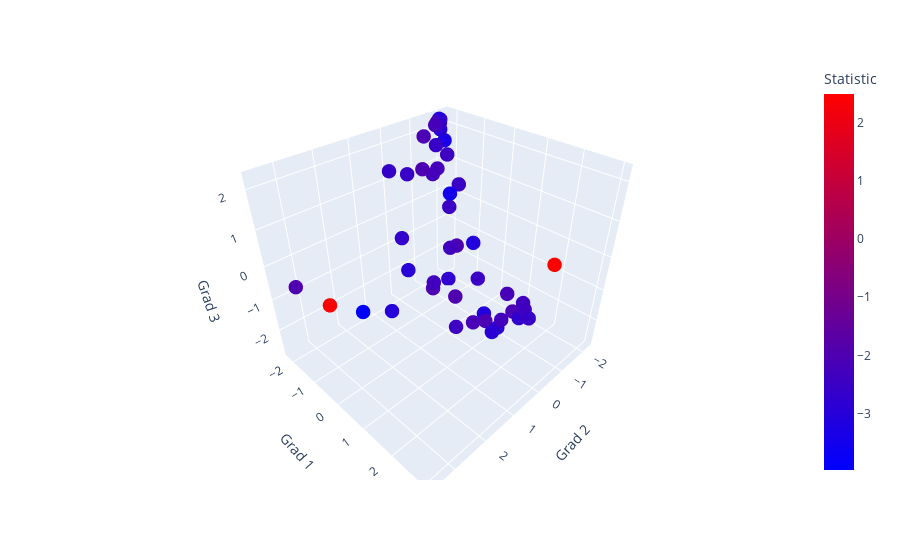
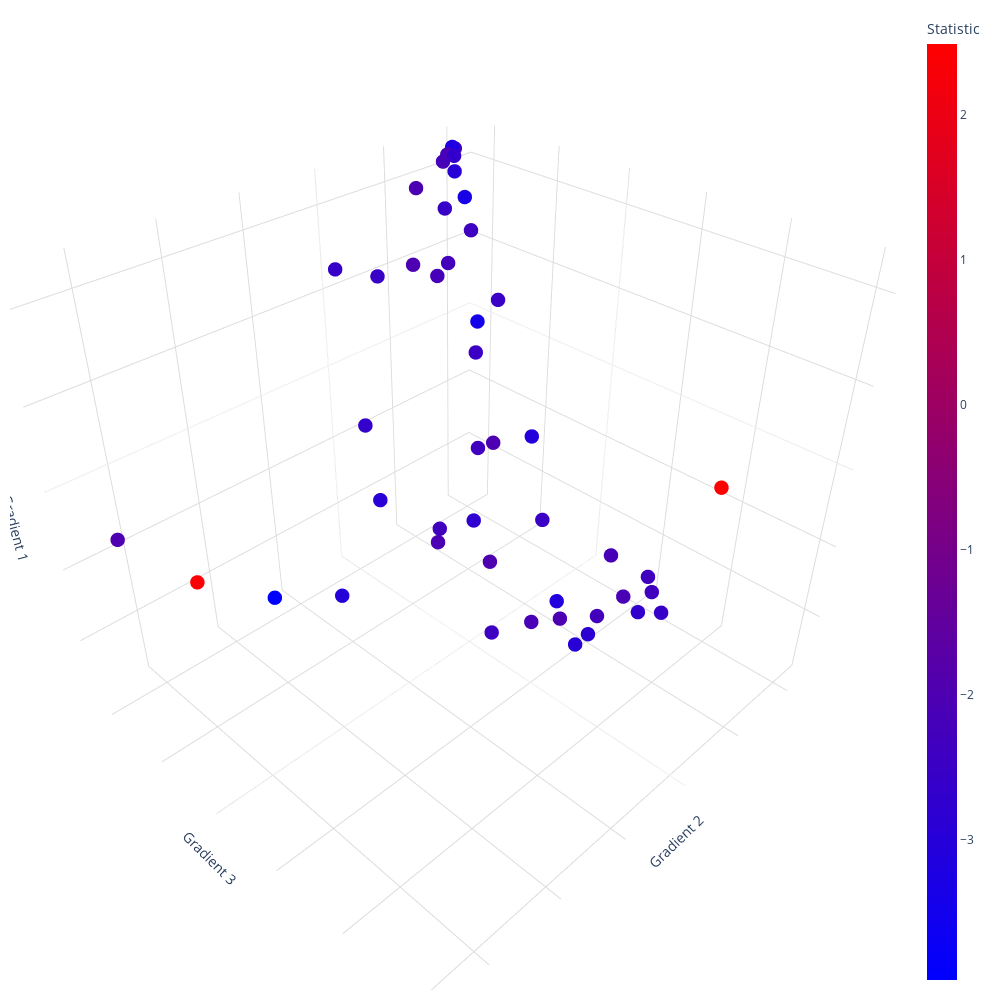
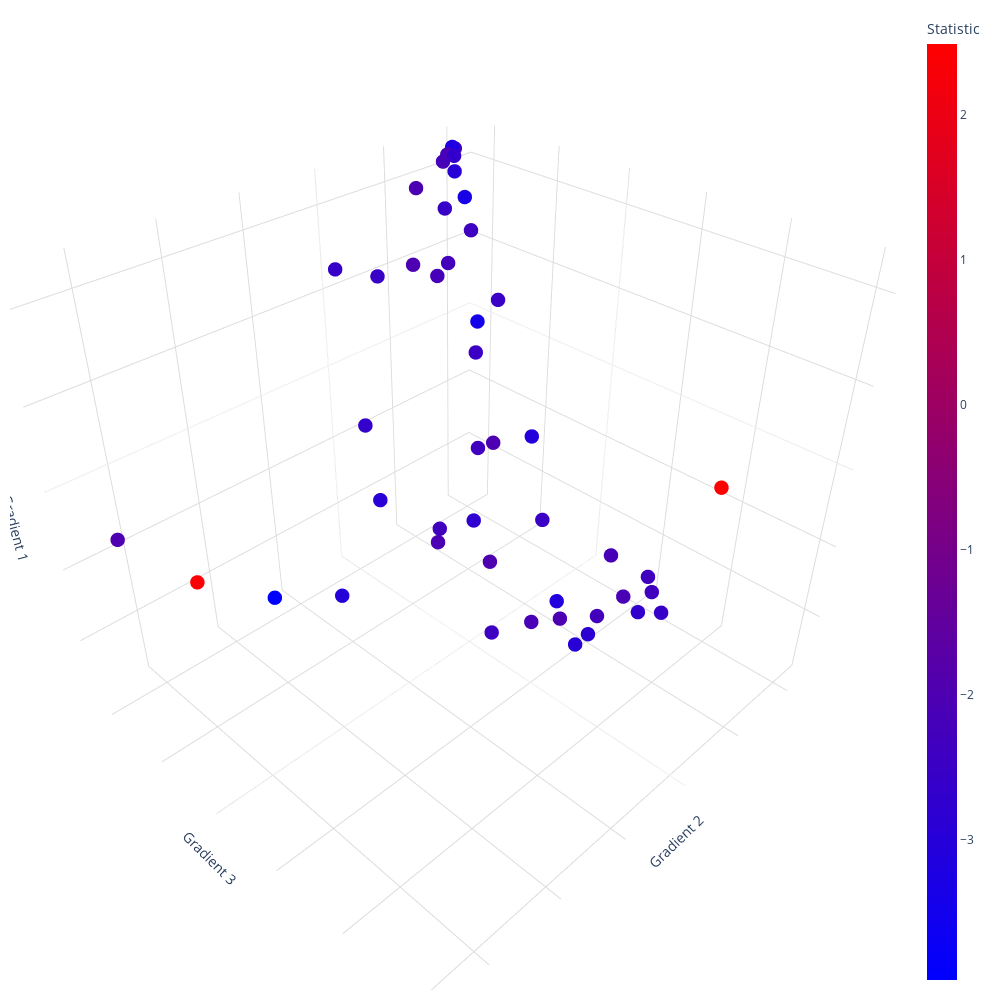

Write notebook code for charts like these, in order.
### Code cell
import plotly.graph_objects as go

fig2 = px.scatter_3d(sig_df, x="Grad 2", y="Grad 1", z="Grad 3",
              color='Statistic', color_continuous_scale='Bluered', opacity=1.0)
fig2.update_traces(marker_size=5)

fig2.update_layout(scene=dict(
                    xaxis=dict(
                         backgroundcolor="white",
                         gridcolor="rgb(220, 220, 220)",
                         showbackground=True,
                         zerolinecolor="white",
                         title="Gradient 2",
                         showticklabels=False),
                    yaxis=dict(
                        backgroundcolor="white",
                        gridcolor="rgb(220, 220, 220)",
                        showbackground=True,
                        zerolinecolor="white",
                        title="Gradient 3",
                        showticklabels=False),
                    zaxis=dict(
                        backgroundcolor="white",
                        gridcolor="rgb(220, 220, 220)",
                        showbackground=True,
                        zerolinecolor="white",
                        title="Gradient 1",
                        showticklabels=False)),
                    width=1000,
                    height=1000,
                    margin=dict(r=10, l=10, b=10, t=10))
fig2.show()

### Figure 1 — Plotly figure (JSON) as saved in the notebook; plotly's stock layout.template omitted (floating-point values rounded to 4 significant figures)
{"data": [{"hovertemplate": "Grad 2=%{x}<br>Grad 1=%{y}<br>Grad 3=%{z}<br>Statistic=%{marker.color}<extra></extra>", "legendgroup": "", "marker": {"color": [-3.002, -2.063, -3.187, -2.419, -2.703, -2.686, -2.253, -2.528, -2.578, -2.047, -2.495, -2.554, -3.431, -3.365, -2.021, -2.117, -2.817, -3.074, -2.934, -2.396, -2.577, -3.143, -2.33, -2.313, -2.695, -2.502, -3.969, 2.379, -1.973, -2.771, -2.126, -2.983, -2.208, -2.92, -2.33, -2.185, -2.474, -1.989, -2.024, -2.009, -2.401, 2.489, -2.365, -2.171, -2.281, -2.106], "coloraxis": "coloraxis", "opacity": 1, "size": 5, "symbol": "circle"}, "mode": "markers", "name": "", "scene": "scene", "showlegend": false, "type": "scatter3d", "x": [2.025, -0.9471, -1.922, -1.959, -1.729, 0.9746, -0.9297, 0.4713, 0.816, -0.6534, -1.359, -1.271, -0.3372, -1.913, 0.09021, 0.3298, -0.01529, -0.1553, 0.1177, 0.8831, -0.1365, -0.334, -0.3639, 1.081, -0.2892, 1.017, 2.459, 2.992, 3.552, -1.667, -1.718, -1.859, -1.446, 1.075, 0.7364, -0.9143, -1.037, -0.5747, -2.232, -0.6991, -2.033, -0.07355, -0.1891, -0.2181, 0.08846, -0.2707], "y": [0.1635, -1.514, -2.217, -2.211, -1.993, -0.5918, -1.288, -0.8839, -1.125, -1.493, -0.9122, -1.684, -0.2548, -1.998, 1.439, 1.241, 1.751, 0.7165, 1.692, 1.175, 2.542, 1.041, 2.188, 1.131, 2.166, 1.892, -0.3931, -0.9505, -1.35, -1.554, -2.092, -2.114, -1.886, -0.2891, 0.259, -1.447, -0.9464, -0.2232, -1.747, -1.615, -2.008, 3.03, 2.369, 1.806, 1.923, 1.975], "z": [-0.8565, -2.682, 2.221, 2.197, 2.217, 0.3733, 1.368, 1.79, 1.899, 2.25, 0.8993, 1.799, 1.223, 1.675, -1.566, -1.588, -1.66, 0.3186, -1.76, -1.432, -0.9501, -1.812, -0.8202, 0.9281, -1.264, 0.4671, -0.9558, -0.7673, -0.1414, -2.719, 2.211, 1.971, 2.246, -0.3745, -0.64, 1.165, 0.3323, -2.084, -1.802, 1.317, 1.222, 0.8466, -0.8138, -0.6712, -1.235, -1.154]}], "layout": {"coloraxis": {"colorbar": {"title": {"text": "Statistic"}}, "colorscale": [[0, "rgb(0,0,255)"], [1, "rgb(255,0,0)"]]}, "legend": {"tracegroupgap": 0}, "margin": {"t": 60}, "scene": {"domain": {"x": [0, 1], "y": [0, 1]}, "xaxis": {"title": {"text": "Grad 2"}}, "yaxis": {"title": {"text": "Grad 1"}}, "zaxis": {"title": {"text": "Grad 3"}}}}}

### Figure 2 — Plotly figure (JSON) as saved in the notebook; plotly's stock layout.template omitted (floating-point values rounded to 4 significant figures)
{"data": [{"hovertemplate": "Grad 2=%{x}<br>Grad 1=%{y}<br>Grad 3=%{z}<br>Statistic=%{marker.color}<extra></extra>", "legendgroup": "", "marker": {"color": [-3.002, -2.063, -3.187, -2.419, -2.703, -2.686, -2.253, -2.528, -2.578, -2.047, -2.495, -2.554, -3.431, -3.365, -2.021, -2.117, -2.817, -3.074, -2.934, -2.396, -2.577, -3.143, -2.33, -2.313, -2.695, -2.502, -3.969, 2.379, -1.973, -2.771, -2.126, -2.983, -2.208, -2.92, -2.33, -2.185, -2.474, -1.989, -2.024, -2.009, -2.401, 2.489, -2.365, -2.171, -2.281, -2.106], "coloraxis": "coloraxis", "opacity": 1, "size": 5, "symbol": "circle"}, "mode": "markers", "name": "", "scene": "scene", "showlegend": false, "type": "scatter3d", "x": [2.025, -0.9471, -1.922, -1.959, -1.729, 0.9746, -0.9297, 0.4713, 0.816, -0.6534, -1.359, -1.271, -0.3372, -1.913, 0.09021, 0.3298, -0.01529, -0.1553, 0.1177, 0.8831, -0.1365, -0.334, -0.3639, 1.081, -0.2892, 1.017, 2.459, 2.992, 3.552, -1.667, -1.718, -1.859, -1.446, 1.075, 0.7364, -0.9143, -1.037, -0.5747, -2.232, -0.6991, -2.033, -0.07355, -0.1891, -0.2181, 0.08846, -0.2707], "y": [0.1635, -1.514, -2.217, -2.211, -1.993, -0.5918, -1.288, -0.8839, -1.125, -1.493, -0.9122, -1.684, -0.2548, -1.998, 1.439, 1.241, 1.751, 0.7165, 1.692, 1.175, 2.542, 1.041, 2.188, 1.131, 2.166, 1.892, -0.3931, -0.9505, -1.35, -1.554, -2.092, -2.114, -1.886, -0.2891, 0.259, -1.447, -0.9464, -0.2232, -1.747, -1.615, -2.008, 3.03, 2.369, 1.806, 1.923, 1.975], "z": [-0.8565, -2.682, 2.221, 2.197, 2.217, 0.3733, 1.368, 1.79, 1.899, 2.25, 0.8993, 1.799, 1.223, 1.675, -1.566, -1.588, -1.66, 0.3186, -1.76, -1.432, -0.9501, -1.812, -0.8202, 0.9281, -1.264, 0.4671, -0.9558, -0.7673, -0.1414, -2.719, 2.211, 1.971, 2.246, -0.3745, -0.64, 1.165, 0.3323, -2.084, -1.802, 1.317, 1.222, 0.8466, -0.8138, -0.6712, -1.235, -1.154]}], "layout": {"coloraxis": {"colorbar": {"title": {"text": "Statistic"}}, "colorscale": [[0, "rgb(0,0,255)"], [1, "rgb(255,0,0)"]]}, "height": 1000, "legend": {"tracegroupgap": 0}, "margin": {"b": 10, "l": 10, "r": 10, "t": 10}, "scene": {"domain": {"x": [0, 1], "y": [0, 1]}, "xaxis": {"backgroundcolor": "white", "gridcolor": "rgb(220, 220, 220)", "showbackground": true, "showticklabels": false, "title": {"text": "Gradient 2"}, "zerolinecolor": "white"}, "yaxis": {"backgroundcolor": "white", "gridcolor": "rgb(220, 220, 220)", "showbackground": true, "showticklabels": false, "title": {"text": "Gradient 3"}, "zerolinecolor": "white"}, "zaxis": {"backgroundcolor": "white", "gridcolor": "rgb(220, 220, 220)", "showbackground": true, "showticklabels": false, "title": {"text": "Gradient 1"}, "zerolinecolor": "white"}}, "width": 1000}}

### Figure 3 — Plotly figure (JSON) as saved in the notebook; plotly's stock layout.template omitted (floating-point values rounded to 4 significant figures)
{"data": [{"hovertemplate": "Grad 2=%{x}<br>Grad 1=%{y}<br>Grad 3=%{z}<br>Statistic=%{marker.color}<extra></extra>", "legendgroup": "", "marker": {"color": [-3.002, -2.063, -3.187, -2.419, -2.703, -2.686, -2.253, -2.528, -2.578, -2.047, -2.495, -2.554, -3.431, -3.365, -2.021, -2.117, -2.817, -3.074, -2.934, -2.396, -2.577, -3.143, -2.33, -2.313, -2.695, -2.502, -3.969, 2.379, -1.973, -2.771, -2.126, -2.983, -2.208, -2.92, -2.33, -2.185, -2.474, -1.989, -2.024, -2.009, -2.401, 2.489, -2.365, -2.171, -2.281, -2.106], "coloraxis": "coloraxis", "opacity": 1, "size": 5, "symbol": "circle"}, "mode": "markers", "name": "", "scene": "scene", "showlegend": false, "type": "scatter3d", "x": [2.025, -0.9471, -1.922, -1.959, -1.729, 0.9746, -0.9297, 0.4713, 0.816, -0.6534, -1.359, -1.271, -0.3372, -1.913, 0.09021, 0.3298, -0.01529, -0.1553, 0.1177, 0.8831, -0.1365, -0.334, -0.3639, 1.081, -0.2892, 1.017, 2.459, 2.992, 3.552, -1.667, -1.718, -1.859, -1.446, 1.075, 0.7364, -0.9143, -1.037, -0.5747, -2.232, -0.6991, -2.033, -0.07355, -0.1891, -0.2181, 0.08846, -0.2707], "y": [0.1635, -1.514, -2.217, -2.211, -1.993, -0.5918, -1.288, -0.8839, -1.125, -1.493, -0.9122, -1.684, -0.2548, -1.998, 1.439, 1.241, 1.751, 0.7165, 1.692, 1.175, 2.542, 1.041, 2.188, 1.131, 2.166, 1.892, -0.3931, -0.9505, -1.35, -1.554, -2.092, -2.114, -1.886, -0.2891, 0.259, -1.447, -0.9464, -0.2232, -1.747, -1.615, -2.008, 3.03, 2.369, 1.806, 1.923, 1.975], "z": [-0.8565, -2.682, 2.221, 2.197, 2.217, 0.3733, 1.368, 1.79, 1.899, 2.25, 0.8993, 1.799, 1.223, 1.675, -1.566, -1.588, -1.66, 0.3186, -1.76, -1.432, -0.9501, -1.812, -0.8202, 0.9281, -1.264, 0.4671, -0.9558, -0.7673, -0.1414, -2.719, 2.211, 1.971, 2.246, -0.3745, -0.64, 1.165, 0.3323, -2.084, -1.802, 1.317, 1.222, 0.8466, -0.8138, -0.6712, -1.235, -1.154]}], "layout": {"coloraxis": {"colorbar": {"title": {"text": "Statistic"}}, "colorscale": [[0, "rgb(0,0,255)"], [1, "rgb(255,0,0)"]]}, "height": 1000, "legend": {"tracegroupgap": 0}, "margin": {"b": 10, "l": 10, "r": 10, "t": 10}, "scene": {"domain": {"x": [0, 1], "y": [0, 1]}, "xaxis": {"backgroundcolor": "white", "gridcolor": "rgb(220, 220, 220)", "showbackground": true, "showticklabels": false, "title": {"text": "Gradient 2"}, "zerolinecolor": "white"}, "yaxis": {"backgroundcolor": "white", "gridcolor": "rgb(220, 220, 220)", "showbackground": true, "showticklabels": false, "title": {"text": "Gradient 3"}, "zerolinecolor": "white"}, "zaxis": {"backgroundcolor": "white", "gridcolor": "rgb(220, 220, 220)", "showbackground": true, "showticklabels": false, "title": {"text": "Gradient 1"}, "zerolinecolor": "white"}}, "width": 1000}}
